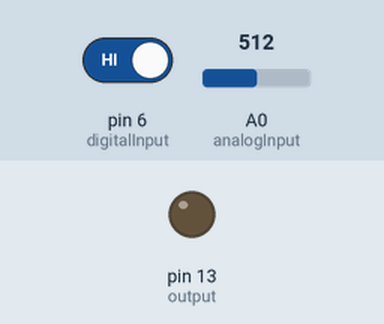
This sketch was run on a simulated Arduino Uno, built with avr-gcc and run on an emulated ATmega328P. Parts: output pins drawn as LEDs (lit = HIGH). Inputs (shaded band) come from the test bench; at power-on: pin 6 (digitalInput) HIGH, A0 (analogInput) = 512.

Above: at 1.2 s.
1.3 s: pin 6 (digitalInput) driven LOW
At 2.3 s:
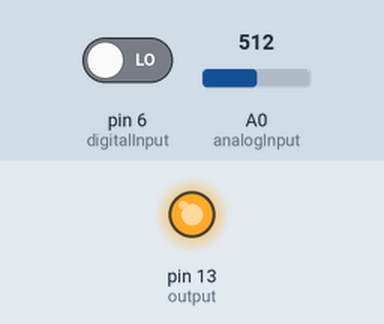
2.8 s: pin 6 (digitalInput) driven HIGH
At 3.4 s:
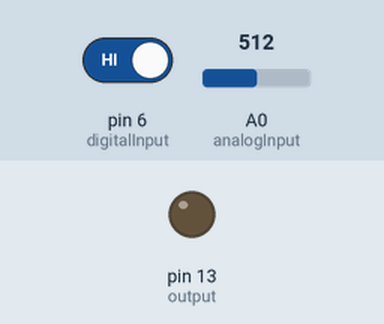
Timing chart, 0 to 5.8 s (numbered marks = the images above; inputs shaded):
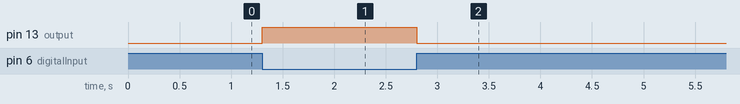

The sketch:

day_3_mq135_sensor.ino.ino
```cpp
int analogInput = 0; //analog input pin
int digitalInput = 6; //digital input pin
int output = 13; // pin to light an led
float sensorValueAnalog;
int sensorValueDigital;
void setup() {
  Serial.begin(9600);
  pinMode(13,OUTPUT);
  pinMode(2,INPUT);
}


void loop() {
  sensorValueAnalog = analogRead(analogInput);
  sensorValueDigital = digitalRead(digitalInput);
  if(sensorValueDigital == 0){
    digitalWrite(output,HIGH);
  }
  else{
    digitalWrite(output,LOW);
  }
}
```

Measured:
- after the input at 1.3 s, pin 13 (output): LOW → HIGH at once
- after the input at 2.8 s, pin 13 (output): HIGH → LOW at once
